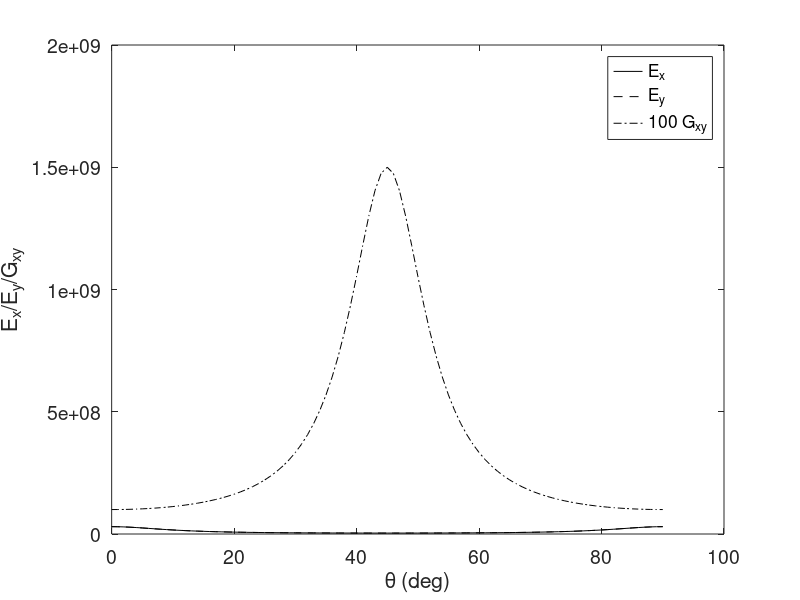
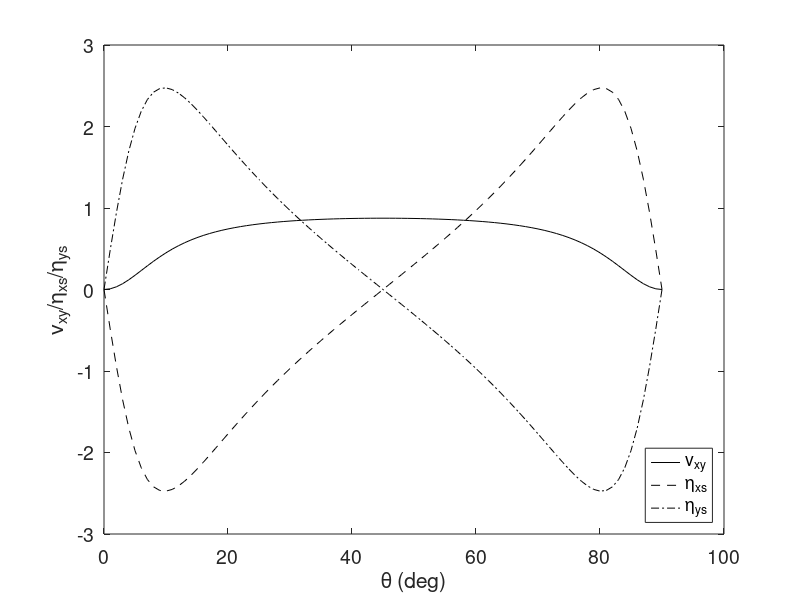

MATLAB code to generate these figures, in order:
close all; clear all; clc;

E1 = 30e6;
%E2 = 0.75e6;
E2=E1;
%G12 = 0.375e6;
G12 = 1e6;
%nu12=0.25;
nu12=0;
nu21 = nu12*E2/E1;

theta = 0:90; % in deg
c = cosd(theta);
s = sind(theta);

Ex = 1./((c.^2./E1).*(c.^2-s.^2.*nu12) + (s.^2/E2).*(s.^2-c.^2.*nu21) + (c.^2.*s.^2/G12));
Ey = 1./((s.^2./E1).*(s.^2-c.^2.*nu12) + (c.^2/E2).*(c.^2-s.^2.*nu21) + (c.^2.*s.^2/G12));
Gxy = 1./((4*c.^2.*s.^2/E1).*(1+nu12) + (4*c.^2.*s.^2/E2).*(1+nu21) + (c.^2-s.^2).^2/G12);
nuxy = Ex.*((c.^2./E1).*(c.^2*nu12-s.^2) + (s.^2/E2).*(s.^2*nu21-c.^2) + (c.^2.*s.^2/G12));
etaxs = Ex.*((2*c.^3.*s/E1).*(1+nu12) - (2*c.*s.^3/E2).*(1+nu21) - (c.*s.*(c.^2-s.^2)/G12));
etays = Ex.*((2*c.*s.^3/E1).*(1+nu12) - (2*c.^3.*s/E2).*(1+nu21) + (c.*s.*(c.^2-s.^2)/G12));

plot(theta,Ex,'k-','DisplayName','E_x');
hold on;
plot(theta,Ey,'k--','DisplayName','E_y');
plot(theta,Gxy*100,'k-.','DisplayName','100 G_{xy}');
ylabel('E_x/E_y/G_{xy}');
xlabel('\theta (deg)')
set(gca,'FontSize',14);
legend show;

figure;
plot(theta,nuxy,'k-','DisplayName','\nu_{xy}');
hold on;
plot(theta,etaxs,'k--','DisplayName','\eta_{xs}');
plot(theta,etays,'k-.','DisplayName','\eta_{ys}');
ylabel('\nu_{xy}/\eta_{xs}/\eta_{ys}');
xlabel('\theta (deg)')
set(gca,'FontSize',14);
legend('location','southeast');
